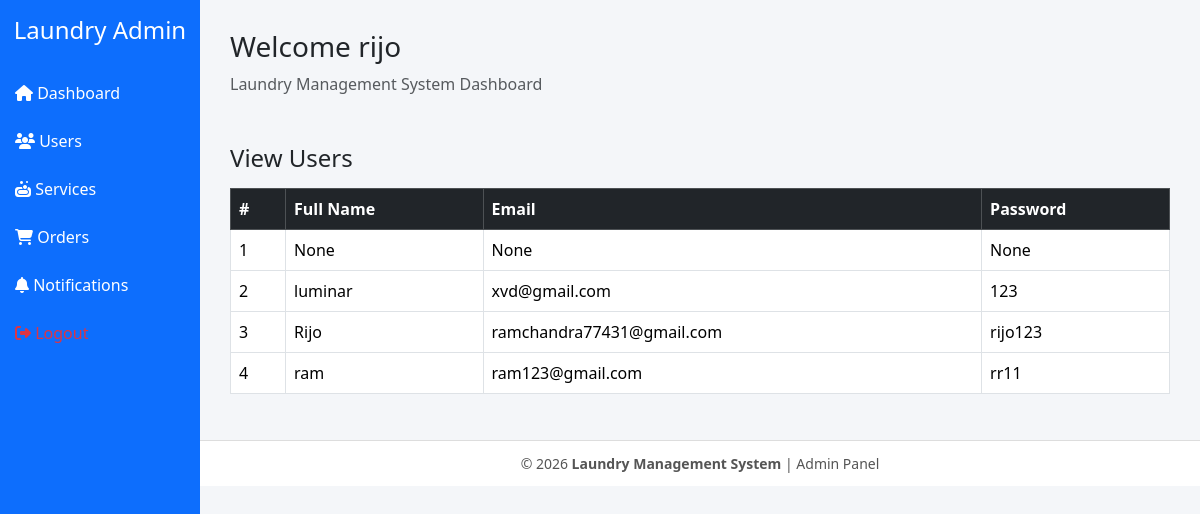
The page /Admin_Panel/view_user/ (signed in) on the database its author committed.
### User_Web/models.py (models this page shows)
class UserRegistration_db(models.Model):
    username=models.CharField(max_length=50,null=True,blank=True)
    email=models.EmailField(max_length=50,null=True,blank=True)
    password=models.CharField(max_length=50,null=True,blank=True)
    conf_password=models.CharField(max_length=50,null=True,blank=True)

### Admin_Panel/views.py (the view)
# urls.py: path('view_user/', views.view_user, name='view_user'),
def view_user(request):
    users=UserRegistration_db.objects.all()
    return render(request, 'view_user.html',
                  {'users':users})

### Admin_Panel/templates/view_user.html
{% extends 'base.html' %}
{% block content %}
<div class="container mt-4">
    <h4 class="mb-3">View Users</h4>
    <table class="table table-bordered table-hover">
        <thead class="table-dark">
        <tr>
            <th>#</th>
            <th>Full Name</th>
            <th>Email</th>
            <th>Password</th>
        </tr>
        </thead>
        <tbody>
        {% for user in users %}
        <tr>
            <td>{{ forloop.counter }}</td>
            <td>{{ user.username }}</td>
            <td>{{ user.email }}</td>
            <td>{{ user.password }}</td>
        </tr>
        {% empty %}
        <tr>
            <td colspan="7" class="text-center">No users found</td>
        </tr>
        {% endfor %}
        </tbody>
    </table>
</div>
{% endblock %}

### Admin_Panel/templates/base.html (shortened to what this page needs)
<!DOCTYPE html>
<html lang="en">
<head>
    <link href="https://cdn.jsdelivr.net/npm/bootstrap@5.3.2/dist/css/bootstrap.min.css" rel="stylesheet">
    <link href="https://cdnjs.cloudflare.com/ajax/libs/font-awesome/6.5.0/css/all.min.css" rel="stylesheet">
</head>
<body>
<div class="container-fluid">
    <div class="row">
        <div class="col-md-2 sidebar p-0">
            <h4 class="text-center text-white py-3">Laundry Admin</h4>
            <a href="{% url 'Base_admin' %}">
                <i class="fa fa-home"></i> Dashboard
            </a>
            <a data-bs-toggle="collapse" href="#usersMenu">
                <i class="fa fa-users"></i> Users
            </a>
            <a data-bs-toggle="collapse" href="#servicesMenu">
                <i class="fa fa-soap"></i> Services
            </a>
            <a data-bs-toggle="collapse" href="#ordersMenu">
                <i class="fa fa-cart-shopping"></i> Orders
            </a>
            <a data-bs-toggle="collapse" href="#notifyMenu">
                <i class="fa fa-bell"></i> Notifications
            </a>
            <a href="{% url 'admin_logout' %}" class="text-danger">
                <i class="fa fa-sign-out-alt"></i> Logout
            </a>
        </div>
        <div class="col-md-10 d-flex flex-column p-0">
            <div class="content">
                {% if request.session.username %}
                <h3>Welcome {{request.session.username}}</h3>
                <p class="text-muted">Laundry Management System Dashboard</p>
                {% endif %}
                <div class="row mt-4">
                    {% block content %}{% endblock %}
                </div>
            </div>
            <footer>
                © 2026 <strong>Laundry Management System</strong> | Admin Panel
            </footer>
        </div>
    </div>
</div>
</body>
</html>

### Admin_Panel/templates/base.html (style rules this page uses)
body { background-color: #f4f6f9; }
.sidebar { min-height: 100vh; background-color: #0d6efd; }
.sidebar a { color: #fff; text-decoration: none; display: block; padding: 12px 15px; }
.content { padding: 30px; }
footer { background-color: #fff; border-top: 1px solid #ddd; padding: 12px; text-align: center; font-size: 14px; color: #555; }
.sidebar { animation: slideInLeft 0.8s ease-in-out; }
.sidebar a { transition: all 0.3s ease; }
.content { animation: fadeInUp 0.9s ease; }

### rows shown on the page
UserRegistration_db: session.username "rijo", username "Rijo", email "ramchandra77431@gmail.com", password "rijo123"
UserRegistration_db: username "None", email "None", password "None"
UserRegistration_db: username "luminar", email "xvd@gmail.com", password "123"
UserRegistration_db: username "ram", email "ram123@gmail.com", password "rr11"
